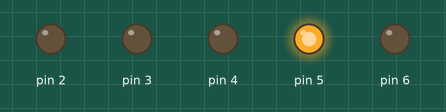
Recording of a sketch running on a simulated Arduino Uno, built with avr-gcc and run on an emulated ATmega328P. On the bench: output pins drawn as LEDs (lit = HIGH).

Above: at 0.05 s.
At 0.25 s:
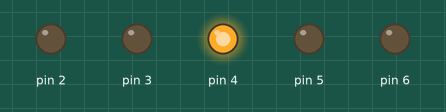
At 0.75 s:
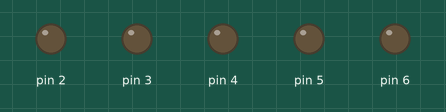
At 1.45 s:
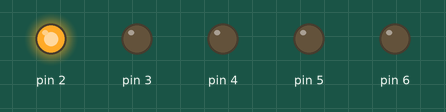
At 2.85 s:
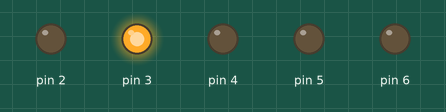
Timing chart, 0 to 3.1 s (numbered marks = the images above):
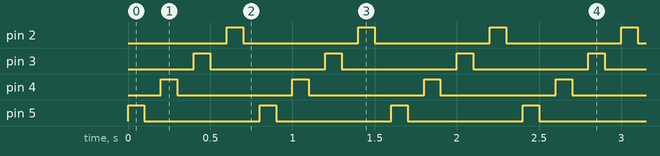

The sketch:

repeatingforloops.ino
```cpp
int d = 100; // sets delay to 100ms

void setup()
{
pinMode(2, OUTPUT);
pinMode(3, OUTPUT);
pinMode(4, OUTPUT);
pinMode(5, OUTPUT);
pinMode(6, OUTPUT);
}

void loop()
{

for ( int a =2; a > 7 ; a++)
{
  digitalWrite(a, HIGH);
  delay(d);
  digitalWrite(a, LOW);
  delay(d);
}

for ( int a = 5; a > 1 ; a--)
{
  digitalWrite(a, HIGH);
  delay(d);
  digitalWrite(a, LOW);
  delay(d);
}


}
```

Measured:
- by itself, pin 2–5: alternates HIGH for 0.10 s and LOW for 0.70 s
